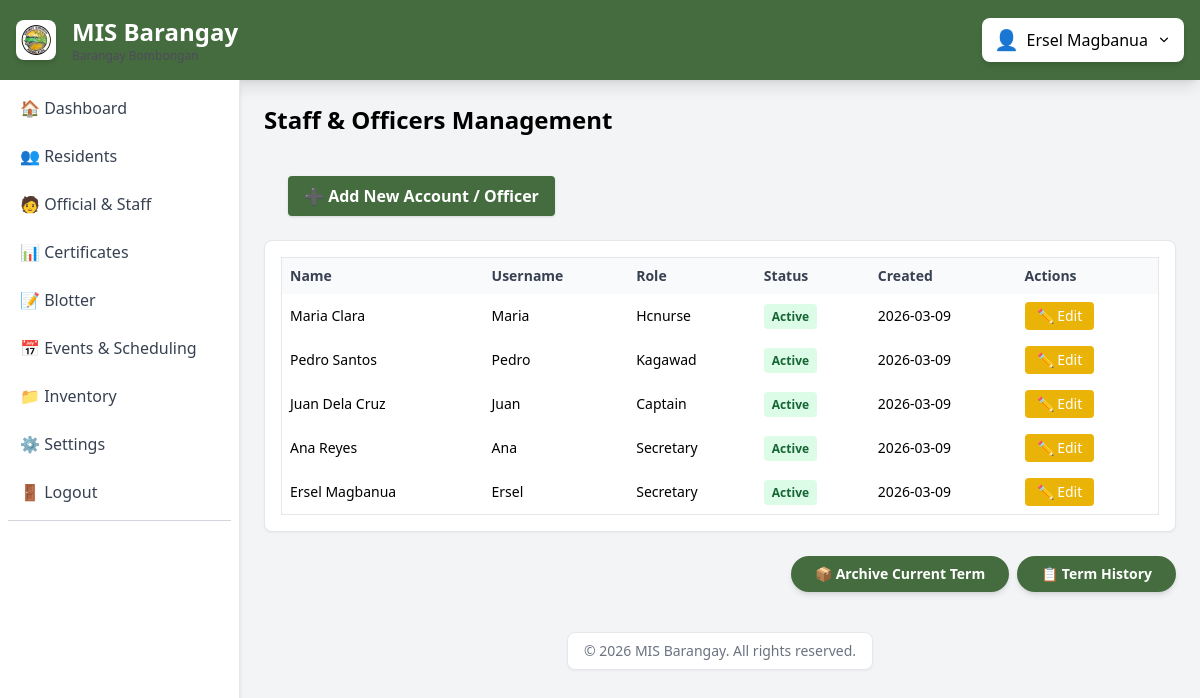
/secretary/admin/index.php (signed in), run on the app's committed database.
### tables this page shows
CREATE TABLE `users` (
  `id` int NOT NULL AUTO_INCREMENT,
  `username` varchar(255) NOT NULL,
  `name` varchar(255) NOT NULL,
  `role` varchar(244) NOT NULL,
  `position` varchar(150) DEFAULT NULL,
  `status` varchar(50) NOT NULL DEFAULT 'active',
  `password` varchar(255) NOT NULL,
  `profile_picture` varchar(255) DEFAULT NULL,
  `created_at` timestamp NULL DEFAULT CURRENT_TIMESTAMP,
  `updated_at` timestamp NULL DEFAULT CURRENT_TIMESTAMP ON UPDATE CURRENT_TIMESTAMP,
  PRIMARY KEY (`id`)
);

### public/secretary/admin/index.php (the view, shortened to what this page needs)
<?php
require_once __DIR__ . '/../../../includes/app.php';
$stmt = $conn->prepare("
    SELECT u.*,
           o.id as officer_id, o.resident_id, o.position as officer_position, o.term_start, o.term_end, o.status as officer_status,
           r.first_name, r.middle_name, r.last_name, r.suffix,
           CONCAT(r.first_name, ' ', COALESCE(r.middle_name, ''), ' ', r.last_name, ' ', COALESCE(r.suffix, '')) as resident_full_name
    FROM users u
    LEFT JOIN officers o ON u.id = o.user_id
    LEFT JOIN residents r ON o.resident_id = r.id
    ORDER BY u.id DESC
");
if ($stmt === false) {
    error_log('Account query error: ' . $conn->error);
    $result = false;
} else {
    $stmt->execute();
    $result = $stmt->get_result();
}
?>
<!DOCTYPE html>
<html>
<head>
</head>
<body class="bg-gray-100 h-screen overflow-hidden" style="display: none;">
    <?php include '../layout/navbar.php'; ?>
    <div class="flex h-full bg-gray-100">
        <?php include '../layout/sidebar.php'; ?>
        <main class="pb-24 overflow-y-auto flex-1 p-6 w-screen">
            <h2 class="text-2xl font-semibold mb-4">Staff & Officers Management</h2>
            <div class="p-6">
                <button id="openModalBtn"
                    class="bg-theme-primary hover-theme-darker text-white font-semibold px-4 py-2 rounded shadow">
                    ➕ Add New Account / Officer
                </button>
            </div>
            <div class="bg-white rounded-lg shadow-sm border border-gray-200 overflow-hidden p-4">
                <table id="accountsTable" class="display w-full text-sm border border-gray-200 rounded-lg">
                    <thead class="bg-gray-50 text-gray-700">
                        <tr>
                            <th class="p-2 text-left">Name</th>
                            <th class="p-2 text-left">Username</th>
                            <th class="p-2 text-left">Role</th>
                            <th class="p-2 text-left">Status</th>
                            <th class="p-2 text-left">Created</th>
                            <th class="p-2 text-left">Actions</th>
                        </tr>
                    </thead>
                    <tbody>
                        <?php if ($result !== false): ?>
                            <?php while ($row = $result->fetch_assoc()): ?>
                                <tr>
                                    <td class="p-2"><?= htmlspecialchars($row['name']); ?></td>
                                    <td class="p-2"><?= htmlspecialchars($row['username']); ?></td>
                                    <td class="p-2"><?= ucfirst($row['role']); ?></td>
                                    <td class="p-2">
                                        <?php
                                        $statusColor = $row['status'] === 'active'
                                            ? 'bg-green-100 text-green-800'
                                            : 'bg-gray-100 text-gray-800';
                                        ?>
                                        <span class="px-2 py-1 rounded text-xs font-semibold <?= $statusColor ?>">
                                            <?= ucfirst($row['status']); ?>
                                        </span>
                                    </td>
                                    <td class="p-2"><?= (new DateTime($row['created_at']))->format('Y-m-d') ?></td>
                                    <td class="p-2">
                                        <button
                                            class="edit-btn bg-yellow-500 text-white px-3 py-1 rounded hover:bg-yellow-600 transition text-sm"
                                            data-id="<?= $row['id'] ?>" data-name="<?= htmlspecialchars($row['name']) ?>"
                                            data-username="<?= htmlspecialchars($row['username']) ?>"
                                            data-role="<?= htmlspecialchars($row['role']) ?>"
                                            data-status="<?= htmlspecialchars($row['status']) ?>"
                                            data-officer-id="<?= $row['officer_id'] ?? '' ?>"
                                            data-officer-position="<?= htmlspecialchars($row['officer_position'] ?? '') ?>"
                                            data-term-start="<?= $row['term_start'] ?? '' ?>"
                                            data-term-end="<?= $row['term_end'] ?? '' ?>"
                                            data-officer-status="<?= htmlspecialchars($row['officer_status'] ?? '') ?>"
                                            data-resident-id="<?= $row['resident_id'] ?? '' ?>"
                                            data-resident-name="<?= htmlspecialchars(trim($row['resident_full_name'] ?? '')) ?>">
                                            ✏️ Edit
                                        </button>
                                    </td>
                                </tr>
                            <?php endwhile; ?>
                        <?php endif; ?>
                    </tbody>
                </table>
            </div>
            <div class="flex justify-end mt-6 space-x-2">
                <button id="archiveCurrentTermBtn"
                    class="bg-theme-primary hover-theme-darker text-white px-6 py-2 rounded-full text-sm font-semibold shadow-md transition">
                    📦 Archive Current Term
                </button>
                <button id="termHistoryBtn"
                    class="bg-theme-primary hover-theme-darker text-white px-6 py-2 rounded-full text-sm font-semibold shadow-md transition">
                    📋 Term History
                </button>
            </div>
        </main>
    </div>
</body>
</html>

### public/assets/css/style.css (style rules this page uses)
.flex { display: flex; }
.h-full { height: 100%; }
.h-screen { height: 100vh; }
.w-full { width: 100%; }
.w-screen { width: 100vw; }
.flex-1 { flex: 1; }
.justify-end { justify-content: flex-end; }
.overflow-hidden { overflow: hidden; }
.overflow-y-auto { overflow-y: auto; }
.rounded-full { border-radius: calc(infinity * 1px); }
.border { border-style: var(--tw-border-style); border-width: 1px; }
.text-left { text-align: left; }
.transition { transition-property: color, background-color, border-color, outline-color, text-decoration-color, fill, stroke, --tw-gradient-from, --tw-gradient-via, --tw-gradient-to, opacity, box-shadow, transform, translate, scale, rotate, filter, -webkit-backdrop-filter, backdrop-filter, display, content-visibility, overlay, pointer-events; transition-timing-function: var(--tw-ease, ease); transition-duration: var(--tw-duration, 0s); }
.bg-theme-primary { background-color: var(--theme-primary); }

### data on the page
users: name "Maria Clara", username "Maria", role "Hcnurse", status "Active", created_at "2026-03-09"
users: name "Pedro Santos", username "Pedro", role "Kagawad", status "Active", created_at "2026-03-09"
users: name "Juan Dela Cruz", username "Juan", role "Captain", status "Active", created_at "2026-03-09"
users: name "Ana Reyes", username "Ana", role "Secretary", status "Active", created_at "2026-03-09"
users: name "Ersel Magbanua", username "Ersel", role "Secretary", status "Active", created_at "2026-03-09"

### other printed values
$_SESSION['name'] "Ersel Magbanua"
